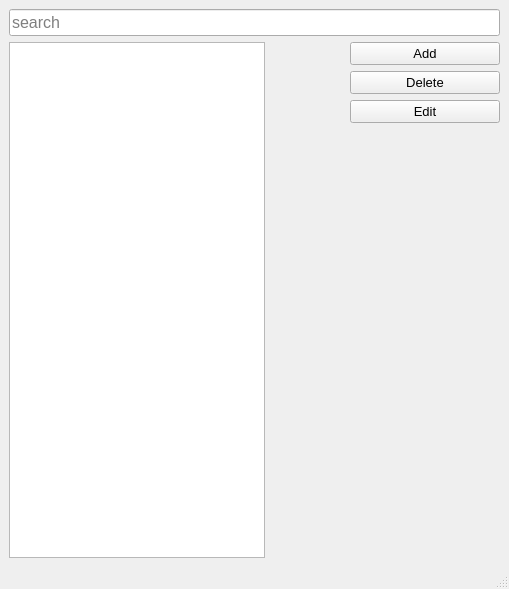
<?xml version="1.0" encoding="UTF-8"?>
<ui version="4.0">
 <class>MainWindow</class>
 <widget class="QMainWindow" name="MainWindow">
  <property name="geometry">
   <rect>
    <x>0</x>
    <y>0</y>
    <width>509</width>
    <height>589</height>
   </rect>
  </property>
  <property name="windowTitle">
   <string>phones</string>
  </property>
  <widget class="QWidget" name="centralwidget">
   <layout class="QVBoxLayout" name="verticalLayout_3">
    <item>
     <layout class="QHBoxLayout" name="horizontalLayout">
      <item>
       <widget class="QLineEdit" name="lineEdit">
        <property name="font">
         <font>
          <pointsize>12</pointsize>
         </font>
        </property>
        <property name="placeholderText">
         <string>search</string>
        </property>
       </widget>
      </item>
     </layout>
    </item>
    <item>
     <layout class="QHBoxLayout" name="horizontalLayout_2">
      <item>
       <widget class="QListWidget" name="listWidget">
        <property name="font">
         <font>
          <pointsize>12</pointsize>
         </font>
        </property>
        <property name="alternatingRowColors">
         <bool>true</bool>
        </property>
        <property name="uniformItemSizes">
         <bool>false</bool>
        </property>
       </widget>
      </item>
      <item>
       <spacer name="horizontalSpacer">
        <property name="orientation">
         <enum>Qt::Horizontal</enum>
        </property>
        <property name="sizeHint" stdset="0">
         <size>
          <width>48</width>
          <height>20</height>
         </size>
        </property>
       </spacer>
      </item>
      <item>
       <layout class="QVBoxLayout" name="verticalLayout_2">
        <item>
         <layout class="QVBoxLayout" name="verticalLayout">
          <item>
           <widget class="QPushButton" name="addBtn">
            <property name="minimumSize">
             <size>
              <width>150</width>
              <height>0</height>
             </size>
            </property>
            <property name="font">
             <font>
              <pointsize>10</pointsize>
             </font>
            </property>
            <property name="text">
             <string>Add</string>
            </property>
           </widget>
          </item>
          <item>
           <widget class="QPushButton" name="deleteBtn">
            <property name="font">
             <font>
              <pointsize>10</pointsize>
             </font>
            </property>
            <property name="text">
             <string>Delete</string>
            </property>
           </widget>
          </item>
          <item>
           <widget class="QPushButton" name="editBtn">
            <property name="font">
             <font>
              <pointsize>10</pointsize>
             </font>
            </property>
            <property name="text">
             <string>Edit</string>
            </property>
           </widget>
          </item>
          <item>
           <spacer name="verticalSpacer">
            <property name="orientation">
             <enum>Qt::Vertical</enum>
            </property>
            <property name="sizeHint" stdset="0">
             <size>
              <width>20</width>
              <height>40</height>
             </size>
            </property>
           </spacer>
          </item>
         </layout>
        </item>
       </layout>
      </item>
     </layout>
    </item>
   </layout>
  </widget>
  <widget class="QMenuBar" name="menubar">
   <property name="geometry">
    <rect>
     <x>0</x>
     <y>0</y>
     <width>509</width>
     <height>26</height>
    </rect>
   </property>
  </widget>
  <widget class="QStatusBar" name="statusbar"/>
  <action name="actionAdd_contact">
   <property name="text">
    <string>Add contact</string>
   </property>
  </action>
 </widget>
 <resources/>
 <connections/>
</ui>
